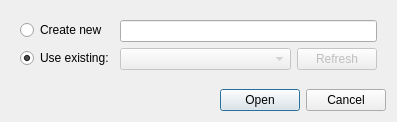
<?xml version="1.0" encoding="UTF-8"?>
<ui version="4.0">
 <class>Sportsed::Client::CompetitionSelectDialog</class>
 <widget class="QDialog" name="Sportsed::Client::CompetitionSelectDialog">
  <property name="geometry">
   <rect>
    <x>0</x>
    <y>0</y>
    <width>397</width>
    <height>122</height>
   </rect>
  </property>
  <property name="windowTitle">
   <string>Dialog</string>
  </property>
  <layout class="QVBoxLayout" name="verticalLayout">
   <item>
    <widget class="QWidget" name="widget" native="true">
     <layout class="QFormLayout" name="formLayout">
      <item row="0" column="0">
       <widget class="QRadioButton" name="newBtn">
        <property name="text">
         <string>Create new</string>
        </property>
        <property name="checked">
         <bool>false</bool>
        </property>
       </widget>
      </item>
      <item row="1" column="0">
       <widget class="QRadioButton" name="existingBtn">
        <property name="text">
         <string>Use existing:</string>
        </property>
        <property name="checked">
         <bool>true</bool>
        </property>
       </widget>
      </item>
      <item row="1" column="1">
       <layout class="QHBoxLayout" name="horizontalLayout" stretch="1,0">
        <item>
         <widget class="QComboBox" name="competitionsBox">
          <property name="enabled">
           <bool>false</bool>
          </property>
         </widget>
        </item>
        <item>
         <widget class="QPushButton" name="refreshBtn">
          <property name="enabled">
           <bool>false</bool>
          </property>
          <property name="text">
           <string>Refresh</string>
          </property>
         </widget>
        </item>
       </layout>
      </item>
      <item row="0" column="1">
       <widget class="QLineEdit" name="nameEdit"/>
      </item>
     </layout>
    </widget>
   </item>
   <item>
    <widget class="QDialogButtonBox" name="buttonBox">
     <property name="orientation">
      <enum>Qt::Horizontal</enum>
     </property>
     <property name="standardButtons">
      <set>QDialogButtonBox::Cancel|QDialogButtonBox::Open</set>
     </property>
    </widget>
   </item>
  </layout>
 </widget>
 <resources/>
 <connections>
  <connection>
   <sender>buttonBox</sender>
   <signal>rejected()</signal>
   <receiver>Sportsed::Client::CompetitionSelectDialog</receiver>
   <slot>reject()</slot>
   <hints>
    <hint type="sourcelabel">
     <x>295</x>
     <y>89</y>
    </hint>
    <hint type="destinationlabel">
     <x>286</x>
     <y>101</y>
    </hint>
   </hints>
  </connection>
 </connections>
</ui>
